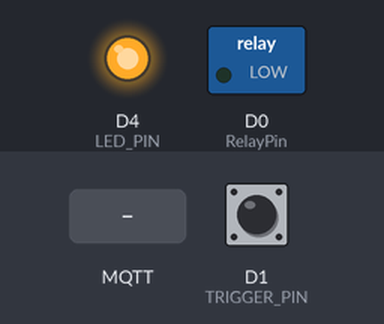
The sketch below on a simulated ESP8266 (NodeMCU). On the bench: switched loads named in the sketch (green lamp = pin HIGH), output pins drawn as LEDs (lit = HIGH). The inputs (shaded band) are chosen by the test bench; at power-on: D1 (TRIGGER_PIN) HIGH. WiFi joins after 1.5 s; servers stay silent unless stated; network time is answered at once with the bench clock; the local clock reads 2024-03-15 10:24:30 at power-on unless the sketch sets it; storage starts empty; no MQTT or app messages arrive unless stated; what the sketch prints to the serial monitor is not drawn.

Above: at 2.9 s.
3.0 s: D1 (TRIGGER_PIN) pulled LOW for 0.15 s
At 4.2 s:
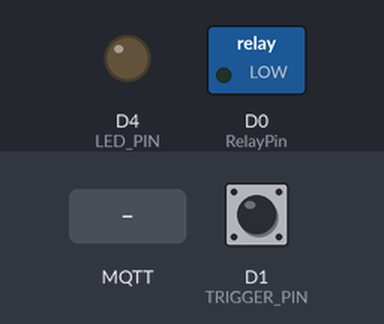
4.6 s: MQTT message "T" arrives on the first subscribed topic
6.1 s: MQTT message "Relay_state" arrives on the first subscribed topic
7.6 s: MQTT message "ip" arrives on the first subscribed topic
Timing chart, 0 to 10.1 s (numbered marks = the images above; inputs shaded):
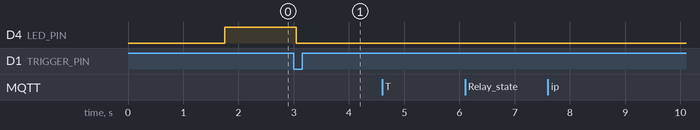

The sketch:

MQTT_Switch.ino
```cpp
//Include Library
#include <LittleFS.h>
#include <ArduinoJson.h>
#include <ArduinoOTA.h>
#include <ESP8266WebServer.h>
#include <ESP8266HTTPUpdateServer.h>
#include <ESP8266WiFi.h>
#include <WiFiManager.h>
#include <WiFiUdp.h>
#include <NTPClient.h>
#include <PubSubClient.h>
//=====================================================================================================
//PV
String macval, espip;
#define LED_PIN D4             //Debug LED Pin
#define RelayPin D0            //RELAY
#define MQTT_LOOP_INTERVAL 50  // millisecond
bool shouldSaveConfig = false;
int error_con = 0;
unsigned int bmeread = millis();
unsigned int bmeDelay = 300000;  //5000，300000
//=====================================================================================================
//Define Wifi Manager
#define AP_PWD "12345678"  // 自訂的AP密碼
#define TRIGGER_PIN D1     // 啟用「Wi-Fi設置入口」的按鍵接腳

WiFiManager wm;

unsigned int timeout = 120;  // Wi-Fi管理員的運作秒數
unsigned int startTime = millis();
bool portalRunning = false;

char mqtt_server[40];        //MQTT Broker IP
char mqtt_username[20];      //MQTT User
char mqtt_password[20];      //MQTT Password
char mqtt_port[6] = "1883";  //MQTT Port
//=====================================================================================================
//Define Json
DeserializationError json_error;
//=====================================================================================================
// MQTT Broker
WiFiClient espClient;
PubSubClient client(espClient);

char PublishTopic[16];        //MQTT 推送主題
char SubscriptionsTopic[16];  //MQTT 訂閱主題
//=====================================================================================================
//NTP Server Details
const char *ntpServer = "tock.stdtime.gov.tw";  //NTP IP
const int gmtOffset_sec = 28800;                //taiwan GMT+8*3600sec
const int daylightOffset_sec = 0;
WiFiUDP ntpUDP;
NTPClient timeClient(ntpUDP, ntpServer, gmtOffset_sec);
//=====================================================================================================
//Define ESP12-Web_OTA
ESP8266WebServer httpServer(80);
ESP8266HTTPUpdateServer httpUpdater;
//=====================================================================================================
//FS Save Config
void saveConfigCallback() {
  Serial.println("Should save config");
  shouldSaveConfig = true;
}
//=====================================================================================================
//FS Read File
void mqttRead() {
  if (LittleFS.begin()) {
    Serial.println("mounted file system");
    if (LittleFS.exists("/config.json")) {
      Serial.println("reading config file");
      File configFile = LittleFS.open("/config.json", "r");
      if (configFile) {
        Serial.println("opened config file");
        size_t size = configFile.size();
        std::unique_ptr<char[]> buf(new char[size]);
        configFile.readBytes(buf.get(), size);
        DynamicJsonDocument json(1024);
        auto deserializeError = deserializeJson(json, buf.get());
        serializeJson(json, Serial);
        if (!deserializeError) {
          Serial.println("\nparsed json");
          strcpy(mqtt_server, json["mqtt_server"]);
          strcpy(mqtt_username, json["mqtt_username"]);
          strcpy(mqtt_password, json["mqtt_password"]);
          strcpy(mqtt_port, json["mqtt_port"]);
        } else {
          Serial.println("failed to load json config");
        }
        configFile.close();
      }
    }
  } else {
    Serial.println("failed to mount FS");
  }
}
//=====================================================================================================
//Time Callback
String gettime() {
  // 儲存日期及時間的變數
  String formattedDate = timeClient.getFormattedDate();
  int splitT = formattedDate.indexOf("T");
  String dayStamp = formattedDate.substring(0, splitT);
  String timeStamp = formattedDate.substring(splitT + 1, formattedDate.length() - 1);
  String datebuf = dayStamp + " " + timeStamp;
  return datebuf;
}
//=====================================================================================================
//GET Data To MQTT
String getvalumqtt(String cmd) {
  //字串轉JSON
  StaticJsonDocument<200> json_doc;
  char json_output[100];
  json_doc["Date"] = String(gettime());

  if (cmd == "Relay_state") {
    if (digitalRead(RelayPin)) {
      json_doc["Relay_state"] = String("On");
    } else {
      json_doc["Relay_state"] = String("Off");
    }
  }

  if (cmd == "ip") {
    espip = WiFi.localIP().toString();
    json_doc["ip"] = String(espip);
  }

  serializeJson(json_doc, json_output);
  return json_output;
}
//=====================================================================================================
//MQTT CallBack
void callback(char *topic, byte *payload, int length) {
  Serial.print("Message arrived in topic: ");
  Serial.println(topic);
  String message;
  for (int i = 0; i < length; i++) {
    message = message + (char)payload[i];
  }

  if (message == "led_on") {
    digitalWrite(LED_PIN, LOW);
  } else if (message == "led_off") {
    digitalWrite(LED_PIN, HIGH);
  } else if (message == "ip") {
    client.publish(PublishTopic, (getvalumqtt("ip").c_str()));
  } else if (message == "On") {
    digitalWrite(RelayPin, HIGH);
  } else if (message == "Off") {
    digitalWrite(RelayPin, LOW);
  } else if (message == "RESET") {
    Serial.println("重制中");
    LittleFS.format();
    wm.resetSettings();
  } else if (message == "Relay") {
    client.publish(PublishTopic, (getvalumqtt("Relay_state").c_str()));
  }

  Serial.println("-----------------------");
  Serial.println(message);
  Serial.println("-----------------------");
}
//=====================================================================================================
//Wifi Config
void doWiFiManager() {
  if (portalRunning) {
    wm.process();
    if ((millis() - startTime) > (timeout * 1000)) {
      Serial.println("「Wi-Fi設置入口」操作逾時…");
      portalRunning = false;
      wm.stopConfigPortal();
    }
  }
  //若啟用「Wi-Fi設置入口」的接腳被按一下…
  if (digitalRead(TRIGGER_PIN) == LOW && (!portalRunning)) {
    Serial.println("按鈕被按下了，啟動設置入口。");
    httpServer.stop();
    digitalWrite(LED_PIN, LOW);
    wm.setConfigPortalBlocking(false);
    wm.startConfigPortal(macval.c_str(), AP_PWD);
    portalRunning = true;
    startTime = millis();
  }
}
//=====================================================================================================
//GET ESP MAC
String getMAC() {
  String rxbuf = WiFi.macAddress();
  String message = "ESP12_" + rxbuf.substring(12, 14);
  message += rxbuf.substring(15, 17);
  return message;
}
//=====================================================================================================
void setup() {
  Serial.begin(9600);
  pinMode(RelayPin, OUTPUT);
  pinMode(LED_PIN, OUTPUT);
  pinMode(TRIGGER_PIN, INPUT_PULLUP);

  digitalWrite(RelayPin, LOW);

  mqttRead();

  WiFiManagerParameter custom_mqtt_server("server", "mqtt server", mqtt_server, 40);
  WiFiManagerParameter custom_mqtt_username("username", "mqtt username", mqtt_username, 20);
  WiFiManagerParameter custom_mqtt_password("password", "mqtt password", mqtt_password, 20);
  WiFiManagerParameter custom_mqtt_port("port", "mqtt port", mqtt_port, 6);
  //add all your parameters here
  wm.addParameter(&custom_mqtt_server);
  wm.addParameter(&custom_mqtt_username);
  wm.addParameter(&custom_mqtt_password);
  wm.addParameter(&custom_mqtt_port);

  wm.setSaveConfigCallback(saveConfigCallback);

  //Gat Mac Vale
  macval = getMAC();

  //Set MQTT Publish
  String msgPublish = "tele/" + macval;
  strcpy(PublishTopic, msgPublish.c_str());

  //Set MQTT Subscriptions
  String msgSubscriptions = "cmnd/" + macval;
  strcpy(SubscriptionsTopic, msgSubscriptions.c_str());

  //Connect to Wi-Fi
  WiFi.mode(WIFI_STA);

  //Init WiFiManager
  wm.setHostname(macval);  //主機名稱
  wm.autoConnect(macval.c_str(), AP_PWD);

  //WIFI Status
  if (WiFi.status() == WL_CONNECTED && wm.getWiFiIsSaved()) {
    Serial.println("\n晶片存有Wi-Fi連線資料！");
  } else {
    Serial.println("\n晶片沒有Wi-Fi連線資料…");
  }

  strcpy(mqtt_server, custom_mqtt_server.getValue());
  strcpy(mqtt_username, custom_mqtt_username.getValue());
  strcpy(mqtt_password, custom_mqtt_password.getValue());
  strcpy(mqtt_port, custom_mqtt_port.getValue());

  Serial.println("The values in the file are: ");
  Serial.println("\tmqtt_server : " + String(mqtt_server));
  Serial.println("\tmqtt_username : " + String(mqtt_username));
  Serial.println("\tmqtt_password : " + String(mqtt_password));
  Serial.println("\tmqtt_port : " + String(mqtt_port));

  if (shouldSaveConfig) {
    Serial.println("saving config");
    DynamicJsonDocument json(1024);
    json["mqtt_server"] = mqtt_server;
    json["mqtt_username"] = mqtt_username;
    json["mqtt_password"] = mqtt_password;
    json["mqtt_port"] = mqtt_port;
    File configFile = LittleFS.open("/config.json", "w");
    if (!configFile) {
      Serial.println("failed to open config file for writing");
    }
    serializeJson(json, Serial);
    serializeJson(json, configFile);
    configFile.close();
    //end save
  }

  //Print ESP32 Local IP Address
  Serial.println(WiFi.localIP());

  //Connect to MQTT
  client.setServer(mqtt_server, atoi(mqtt_port));

  client.setCallback(callback);
  while ((!client.connected()) & (error_con < 10)) {
    Serial.printf("The client %s connects to the mqtt broker\n", macval.c_str());
    if (client.connect(macval.c_str(), mqtt_username, mqtt_password)) {
      Serial.println("MQTT broker connected");
    } else {
      Serial.print("failed with state ");
      Serial.println(client.state());
      delay(2000);
      error_con++;
    }
  }

  //Init and get the time
  timeClient.begin();

  //配置webserver為更新server
  httpUpdater.setup(&httpServer);
  httpServer.begin();

  Serial.print("Publish:");
  Serial.println(PublishTopic);
  Serial.print("Subscriptions:");
  Serial.println(SubscriptionsTopic);

  //client.publish(topic, "hello emqx");
  client.subscribe(SubscriptionsTopic);
  digitalWrite(LED_PIN, HIGH);
}
//=====================================================================================================
void loop() {
  doWiFiManager();
  client.loop();
  timeClient.update();
  httpServer.handleClient();

  if ((millis() - bmeread) > bmeDelay) {
    client.publish(PublishTopic, (getvalumqtt("Relay_state").c_str()));
    bmeread = millis();
  }

  delay(MQTT_LOOP_INTERVAL);
}
```

Measured:
- after the input at 3.0 s, D4 (LED_PIN): HIGH → LOW at once
- after the input at 4.6 s, every drawn part: stays the same
- after the input at 6.1 s, every drawn part: stays the same
- after the input at 7.6 s, every drawn part: stays the same
